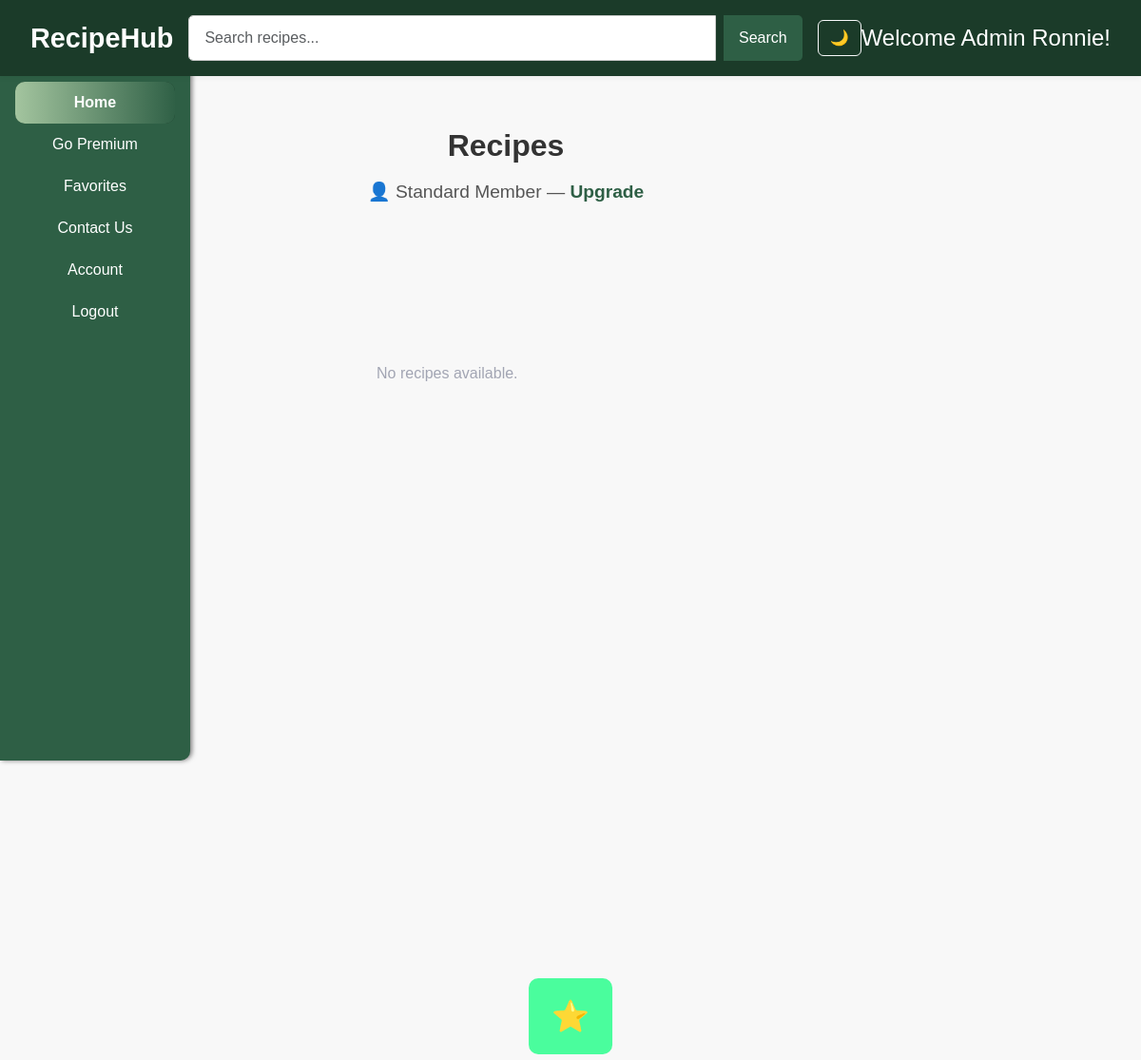
/ (signed in), run on an earlier commit of the app's database.
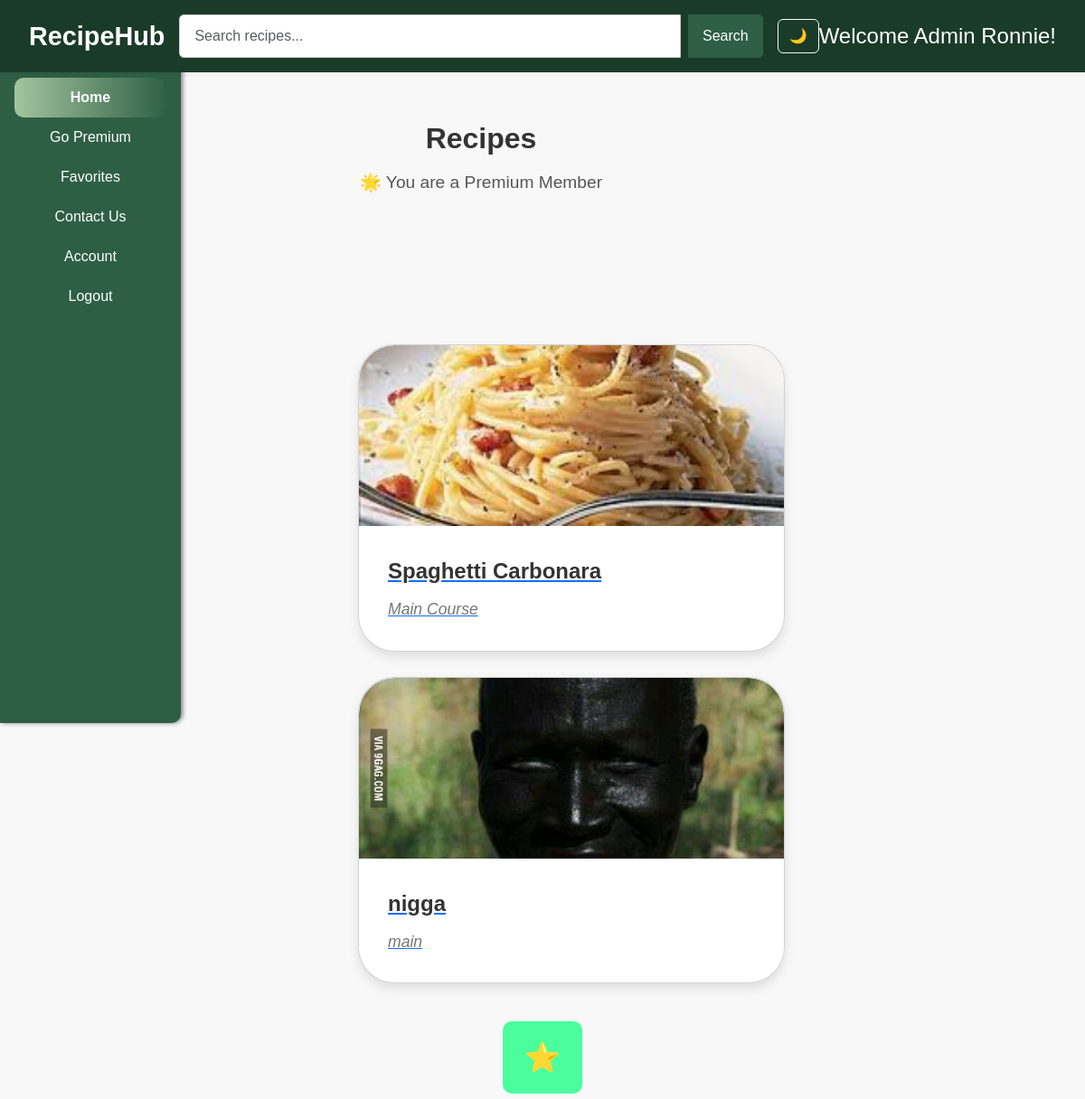
And on a later commit of the database.
### tables this page shows
CREATE TABLE Recipes (
      id INTEGER PRIMARY KEY AUTOINCREMENT,
      title TEXT,
      ingredients TEXT,
      instructions TEXT,
      duration INTEGER,
      isPremium INTEGER DEFAULT 0,
      status TEXT DEFAULT 'pending',
      staff_id INTEGER,
      createdAt TIMESTAMP DEFAULT CURRENT_TIMESTAMP, image TEXT, courseType TEXT,
      FOREIGN KEY (staff_id) REFERENCES Staff(id)
    );

### app.py (the view)
@app.route('/')
def chome():
    if 'user_id' in session:
        db = get_db_connection()
        cursor = db.cursor()
        cursor.execute(
            "SELECT subscribed, username FROM Customers WHERE id = ?",
            (session['user_id'], ))
        user = cursor.fetchone()
        is_premium = user['subscribed'] == 1 if user else False
        username = user['username']
        if is_premium or session['role'] == 'admin':
            cursor.execute("SELECT * FROM Recipes WHERE status = 'approved'")
        else:
            cursor.execute(
                "SELECT * FROM Recipes WHERE status = 'approved' AND isPremium = 0"
            )
        recipes = cursor.fetchall()
        cursor.execute("SELECT recipe_id FROM Favorites WHERE customer_id = ?",
                       (session['user_id'], ))
        favorite_ids = {row['recipe_id'] for row in cursor.fetchall()}
        db.close()
        return render_template('customer/chome.html',
                               username=username,
                               is_premium=is_premium,
                               recipes=recipes,
                               favorite_ids=favorite_ids)
    flash("You must be logged in to access the home page", "warning")
    return redirect(url_for('login'))

### db_setup.py (called while the page is built)
def get_db_connection():
  conn = sqlite3.connect('RecipeHub.db')
  conn.row_factory = sqlite3.Row
  return conn

### templates/customer/chome.html (shortened to what this page needs)
{% extends 'customer/base.html' %}
{% block head %}
<link rel="stylesheet" href="{{ url_for('static', filename='chome.css') }}">
{% endblock %}
{% block body %}
<main class="main-content">
  <h2 class="section-title">Recipes</h2>
  <div class="status-banner">
    {% if is_premium %}
      <p class="premium-status">🌟 You are a Premium Member</p>
    {% else %}
      <p class="premium-status">👤 Standard Member — <a href="{{ url_for('premium') }}">Upgrade</a></p>
    {% endif %}
  </div>
  <div class="content">
    <div class="cards">
      {% if recipes %}
        {% for recipe in recipes %}
          {% if recipe['isPremium'] == 1 and not is_premium %}
            <div class="cardLocked">
              <img src="{{ url_for('serve_image', filename=recipe['image']) }}" alt="{{ recipe['title'] }}">
              <div class="card-info">
                <strong>{{ recipe['title'] }}</strong>
                <small><span class="locked-icon">🔒</span> Locked</small>
              </div>
            </div>
          {% else %}
            <div class="card">
              <a href="{{ url_for('view_recipe_customer', recipe_id=recipe['id']) }}" class="card-link">
                <img src="{{ url_for('serve_image', filename=recipe['image']) }}" alt="{{ recipe['title'] }}">
                <div class="card-info">
                  <strong>{{ recipe['title'] }}</strong>
                  <small>{{ recipe['courseType'] }}</small>
                </div>
              </a>
            </div>
          {% endif %}
        {% endfor %}
      {% else %}
        <p class="no-recipes">No recipes available.</p>
      {% endif %}
    </div>
    <div class="bottom-buttons">
      <a href="{{ url_for('favorites') }}">
        <button class="premium-star" title="View Favorites">⭐</button>
      </a>
    </div>
  </div>
</main>
{% endblock %}

### templates/customer/base.html (shortened to what this page needs)
<!DOCTYPE html>
<html lang="en">
<head>
  <link href="https://cdn.jsdelivr.net/npm/bootstrap@5.3.0/dist/css/bootstrap.min.css" rel="stylesheet" />
  <link rel="stylesheet" href="{{ url_for('static', filename='base.css') }}" />
  {% block head %}{% endblock %}
</head>
<body>
  <nav id="sidebarMenu" class="sidebar d-none d-md-flex flex-column flex-shrink-0 p-3 text-white">
    <ul class="nav nav-pills flex-column mb-auto">
      <li class="nav-item">
        <a href="{{ url_for('chome') }}" class="nav-link {% if request.endpoint == 'chome' %}active{% endif %}">Home</a>
      </li>
      <li>
        <a href="{{ url_for('premium') }}" class="nav-link {% if request.endpoint == 'premium' %}active{% endif %}">Go Premium</a>
      </li>
      <li><a href="{{url_for('favorites')}}" class="nav-link">Favorites</a></li>
      <li><a href="{{ url_for('contact_us') }}" class="nav-link {% if request.endpoint == 'contact_us' %}active{% endif %}">Contact Us</a></li>
      <li>
        <a href="{{ url_for('account') }}" class="nav-link {% if request.endpoint == 'account' %}active{% endif %}">Account</a>
      </li>
      <li><a href="{{ url_for('logout') }}" class="nav-link">Logout</a></li>
    </ul>
  </nav>
  <header class="flex-wrap flex-md-nowrap">
    <span class="logo">RecipeHub</span>
    {% if request.endpoint in ['chome', 'favorites'] %}
      <div class="search-bar d-flex flex-grow-1 mx-3">
        <form action="#" method="get" class="d-flex w-100">
          <input type="text" name="q" placeholder="Search recipes..." class="form-control" />
          <button type="submit" class="btn btn-success">Search</button>
        </form>
      </div>
    {% endif %}
    <button id="themeToggle" class="btn btn-outline-light">🌙</button>
    <div class="auth-buttons">
      {% if session['username'] %}
        {% if session['role'] == 'admin'%}
          <span>Welcome Admin {{ session['name'] }}!</span>
        {% elif session['role'] == 'staff'%}
          <span>Welcome Staff {{ session['name'] }}!</span>
        {% else %}
          <span>Welcome {{ session['username'] }}!</span>
        {% endif %}
      {% else %}
        <a href="{{ url_for('sign_up') }}" class="button-link">Sign Up</a>
        <a href="{{ url_for('login') }}" class="button-link">Login</a>
      {% endif %}
    </div>
  </header>
  <main class="content">
    <div class="content-inner">
      {% block body %} {% endblock %}
    </div>
  </main>
</body>
</html>

### static/base.css (style rules this page uses)
*, *::before, *::after { margin: 0; padding: 0; box-sizing: border-box; }
html, body { height: 100%; font-family: 'Poppins', sans-serif; color: #a2a5b3; background: #0b0d15; overflow-x: hidden; }
body { min-height: 100vh; }
header { background-color: #1B3B29; color: white; display: flex; justify-content: space-between; align-items: center; padding: 1rem 2rem; position: fixed; top: 0; left: 0; right: 0; z-index: 1030; font-size: 1.5rem; box-shadow: 0 2px 6px rgba(0, 0, 0, 0.05); }
.logo { font-weight: 900; font-size: 1.8rem; color: white; user-select: none; }
.search-bar input[type="text"] { padding: 0.7rem 1rem; border: 1px solid #ccc; border-radius: 5px 0 0 5px; flex-grow: 1; margin-right: 0.5rem; }
.search-bar button[type="submit"] { padding: 0.7rem 1rem; background-color: #2e5f45; color: white; border: none; border-radius: 0 5px 5px 0; cursor: pointer; }
.auth-buttons { display: flex; gap: 1rem; align-items: center; }
.sidebar { background-color: #2E5F45; border-radius: 0 10px 10px 0; box-shadow: 2px 0 5px rgba(0, 0, 0, 0.5); width: 200px; height: calc(100vh - 70px); position: fixed; top: 70px; left: 0; overflow-y: auto; z-index: 1020; padding: 1rem; }
.sidebar .nav-link { position: relative; color: white; border-radius: 10px; font-weight: 500; padding: 10px 0; text-align: center; transition: background-color 0.3s ease, color 0.3s ease; width: 100%; z-index: 1; overflow: hidden; }
.sidebar .nav-link.active { background-color: #1B3B29 !important; color: white !important; font-weight: 600; }
.sidebar .nav-link.active::before { content: ''; position: absolute; top: -2px; left: -2px; right: -2px; bottom: -2px; background: linear-gradient(90deg, #A5C6A0, #2E5F45, #1B3B29, #A5C6A0); background-size: 300% 300%; z-index: -1; border-radius: 12px; animation: borderFlow 4s linear infinite; }
.content { margin-left: 200px; margin-top: 70px; padding: 2rem; min-height: calc(100vh - 70px); overflow-x: hidden; display: flex; flex-wrap: wrap; width: 100%; justify-content: center; }
.cards { display: grid; grid-template-columns: repeat(auto-fit, minmax(300px, 1fr)); gap: 20px; width: 90%; margin: 30px auto; }
@media (min-width: 1200px) { .cards { grid-template-columns: repeat(auto-fit, minmax(350px, 1fr)); gap: 30px; } }
@media (min-width: 1200px) { .card img { height: 250px; } }
.card, .cardLocked { background-color: #fff; border-radius: 2.5rem; box-shadow: 0 6px 12px rgba(0, 0, 0, 0.1); transition: transform 0.3s ease, box-shadow 0.3s ease, background-color 0.3s ease, opacity 0.5s ease; position: relative; display: flex; flex-direction: column; }
.content-inner { width: 100%; max-width: 800px; }

What changed in the data, as far as the page shows it:
added Recipes: image (picture), title "Spaghetti Carbonara", courseType "Main Course"
added Recipes: image (picture), title "nigga", courseType "main"
Also different on the page:
text no longer shown: "👤 Standard Member — Upgrade No recipes available."
text now shown: "🌟 You are a Premium Member"
